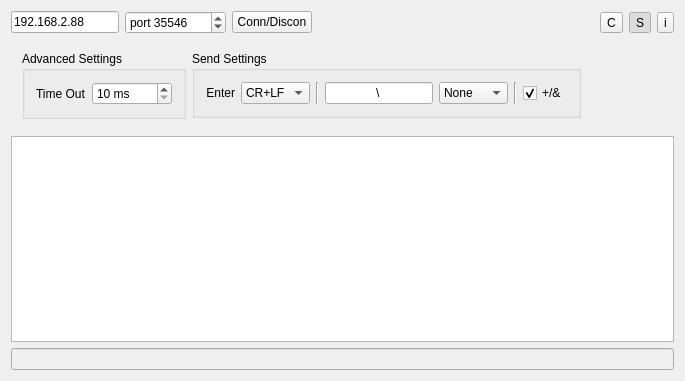
<?xml version="1.0" encoding="UTF-8"?>
<ui version="4.0">
 <class>Widget</class>
 <widget class="QWidget" name="Widget">
  <property name="geometry">
   <rect>
    <x>0</x>
    <y>0</y>
    <width>685</width>
    <height>381</height>
   </rect>
  </property>
  <property name="windowTitle">
   <string>Terminalko_IP</string>
  </property>
  <property name="windowIcon">
   <iconset resource="res.qrc">
    <normaloff>:/new/katynko/sss.png</normaloff>:/new/katynko/sss.png</iconset>
  </property>
  <layout class="QGridLayout" name="gridLayout_3">
   <item row="0" column="0">
    <widget class="QLineEdit" name="leIP">
     <property name="sizePolicy">
      <sizepolicy hsizetype="Fixed" vsizetype="Fixed">
       <horstretch>0</horstretch>
       <verstretch>0</verstretch>
      </sizepolicy>
     </property>
     <property name="text">
      <string>192.168.2.88</string>
     </property>
    </widget>
   </item>
   <item row="0" column="1">
    <widget class="QSpinBox" name="sbPort">
     <property name="sizePolicy">
      <sizepolicy hsizetype="Fixed" vsizetype="Fixed">
       <horstretch>0</horstretch>
       <verstretch>0</verstretch>
      </sizepolicy>
     </property>
     <property name="minimumSize">
      <size>
       <width>101</width>
       <height>0</height>
      </size>
     </property>
     <property name="prefix">
      <string>port </string>
     </property>
     <property name="maximum">
      <number>65535</number>
     </property>
     <property name="value">
      <number>35546</number>
     </property>
    </widget>
   </item>
   <item row="0" column="2">
    <widget class="QPushButton" name="pbConDisc">
     <property name="sizePolicy">
      <sizepolicy hsizetype="Fixed" vsizetype="Fixed">
       <horstretch>0</horstretch>
       <verstretch>0</verstretch>
      </sizepolicy>
     </property>
     <property name="text">
      <string>Conn/Discon</string>
     </property>
     <property name="checkable">
      <bool>true</bool>
     </property>
    </widget>
   </item>
   <item row="0" column="3">
    <spacer name="horizontalSpacer">
     <property name="orientation">
      <enum>Qt::Horizontal</enum>
     </property>
     <property name="sizeType">
      <enum>QSizePolicy::Expanding</enum>
     </property>
     <property name="sizeHint" stdset="0">
      <size>
       <width>72</width>
       <height>20</height>
      </size>
     </property>
    </spacer>
   </item>
   <item row="0" column="4">
    <widget class="QToolButton" name="tbClear">
     <property name="text">
      <string>C</string>
     </property>
     <property name="icon">
      <iconset resource="res.qrc">
       <normaloff>:/new/katynko/clear.png</normaloff>:/new/katynko/clear.png</iconset>
     </property>
    </widget>
   </item>
   <item row="0" column="5">
    <widget class="QToolButton" name="toolButton">
     <property name="text">
      <string>S</string>
     </property>
     <property name="icon">
      <iconset resource="res.qrc">
       <normaloff>:/new/katynko/знімок7.png</normaloff>:/new/katynko/знімок7.png</iconset>
     </property>
     <property name="checkable">
      <bool>true</bool>
     </property>
     <property name="checked">
      <bool>true</bool>
     </property>
    </widget>
   </item>
   <item row="0" column="6">
    <widget class="QToolButton" name="toolButton_2">
     <property name="text">
      <string>i</string>
     </property>
     <property name="icon">
      <iconset resource="res.qrc">
       <normaloff>:/new/katynko/info.png</normaloff>:/new/katynko/info.png</iconset>
     </property>
    </widget>
   </item>
   <item row="1" column="0" colspan="4">
    <widget class="QWidget" name="widget" native="true">
     <property name="sizePolicy">
      <sizepolicy hsizetype="Fixed" vsizetype="Fixed">
       <horstretch>0</horstretch>
       <verstretch>0</verstretch>
      </sizepolicy>
     </property>
     <layout class="QGridLayout" name="gridLayout">
      <item row="0" column="0">
       <widget class="QGroupBox" name="groupBox">
        <property name="sizePolicy">
         <sizepolicy hsizetype="Fixed" vsizetype="Fixed">
          <horstretch>0</horstretch>
          <verstretch>0</verstretch>
         </sizepolicy>
        </property>
        <property name="title">
         <string>Advanced Settings</string>
        </property>
        <layout class="QGridLayout" name="gridLayout_2">
         <item row="0" column="1">
          <widget class="QSpinBox" name="spinBox">
           <property name="suffix">
            <string> ms</string>
           </property>
           <property name="minimum">
            <number>10</number>
           </property>
           <property name="maximum">
            <number>30000</number>
           </property>
           <property name="singleStep">
            <number>500</number>
           </property>
          </widget>
         </item>
         <item row="0" column="0">
          <widget class="QLabel" name="label_2">
           <property name="text">
            <string>Time Out</string>
           </property>
          </widget>
         </item>
        </layout>
       </widget>
      </item>
      <item row="0" column="1">
       <widget class="QGroupBox" name="groupBox_2">
        <property name="sizePolicy">
         <sizepolicy hsizetype="Fixed" vsizetype="Fixed">
          <horstretch>0</horstretch>
          <verstretch>0</verstretch>
         </sizepolicy>
        </property>
        <property name="title">
         <string>Send Settings</string>
        </property>
        <layout class="QHBoxLayout" name="horizontalLayout">
         <item>
          <widget class="QLabel" name="label">
           <property name="text">
            <string>Enter</string>
           </property>
           <property name="alignment">
            <set>Qt::AlignRight|Qt::AlignTrailing|Qt::AlignVCenter</set>
           </property>
          </widget>
         </item>
         <item>
          <widget class="QComboBox" name="comboBox">
           <property name="currentIndex">
            <number>0</number>
           </property>
           <item>
            <property name="text">
             <string>CR+LF</string>
            </property>
           </item>
           <item>
            <property name="text">
             <string>CR</string>
            </property>
           </item>
           <item>
            <property name="text">
             <string>LF</string>
            </property>
           </item>
           <item>
            <property name="text">
             <string>None</string>
            </property>
           </item>
          </widget>
         </item>
         <item>
          <widget class="Line" name="line_2">
           <property name="orientation">
            <enum>Qt::Vertical</enum>
           </property>
          </widget>
         </item>
         <item>
          <widget class="QLineEdit" name="leNone">
           <property name="sizePolicy">
            <sizepolicy hsizetype="Fixed" vsizetype="Fixed">
             <horstretch>0</horstretch>
             <verstretch>0</verstretch>
            </sizepolicy>
           </property>
           <property name="text">
            <string>\</string>
           </property>
           <property name="maxLength">
            <number>1</number>
           </property>
           <property name="alignment">
            <set>Qt::AlignCenter</set>
           </property>
          </widget>
         </item>
         <item>
          <widget class="QComboBox" name="comboBox_2">
           <property name="currentIndex">
            <number>3</number>
           </property>
           <item>
            <property name="text">
             <string>CR+LF</string>
            </property>
           </item>
           <item>
            <property name="text">
             <string>CR</string>
            </property>
           </item>
           <item>
            <property name="text">
             <string>LF</string>
            </property>
           </item>
           <item>
            <property name="text">
             <string>None</string>
            </property>
           </item>
          </widget>
         </item>
         <item>
          <widget class="Line" name="line">
           <property name="orientation">
            <enum>Qt::Vertical</enum>
           </property>
          </widget>
         </item>
         <item>
          <widget class="QCheckBox" name="checkBox">
           <property name="text">
            <string>+/&amp;&amp;</string>
           </property>
           <property name="checked">
            <bool>true</bool>
           </property>
          </widget>
         </item>
        </layout>
       </widget>
      </item>
     </layout>
    </widget>
   </item>
   <item row="1" column="5" colspan="2">
    <spacer name="horizontalSpacer_2">
     <property name="orientation">
      <enum>Qt::Horizontal</enum>
     </property>
     <property name="sizeHint" stdset="0">
      <size>
       <width>51</width>
       <height>20</height>
      </size>
     </property>
    </spacer>
   </item>
   <item row="2" column="0" colspan="7">
    <widget class="QPlainTextEdit" name="plainTextEdit">
     <property name="readOnly">
      <bool>true</bool>
     </property>
    </widget>
   </item>
   <item row="3" column="0" colspan="7">
    <widget class="QLineEdit" name="leSend">
     <property name="enabled">
      <bool>false</bool>
     </property>
    </widget>
   </item>
  </layout>
 </widget>
 <layoutdefault spacing="6" margin="11"/>
 <resources>
  <include location="res.qrc"/>
 </resources>
 <connections>
  <connection>
   <sender>tbClear</sender>
   <signal>clicked()</signal>
   <receiver>plainTextEdit</receiver>
   <slot>clear()</slot>
   <hints>
    <hint type="sourcelabel">
     <x>651</x>
     <y>20</y>
    </hint>
    <hint type="destinationlabel">
     <x>336</x>
     <y>191</y>
    </hint>
   </hints>
  </connection>
 </connections>
</ui>
